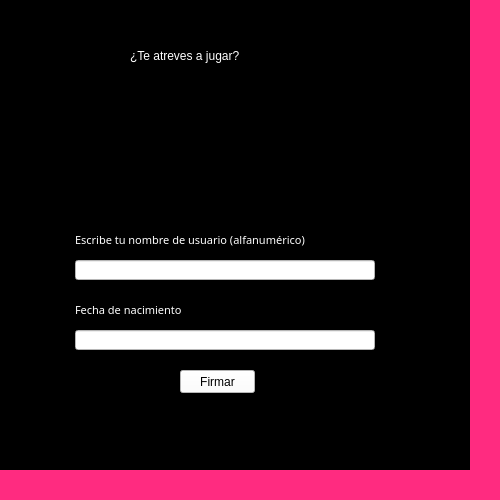
<?xml version="1.0" encoding="UTF-8"?>
<ui version="4.0">
 <class>MainWindow</class>
 <widget class="QMainWindow" name="MainWindow">
  <property name="geometry">
   <rect>
    <x>0</x>
    <y>0</y>
    <width>500</width>
    <height>500</height>
   </rect>
  </property>
  <property name="minimumSize">
   <size>
    <width>500</width>
    <height>500</height>
   </size>
  </property>
  <property name="maximumSize">
   <size>
    <width>500</width>
    <height>511</height>
   </size>
  </property>
  <property name="windowTitle">
   <string>MainWindow</string>
  </property>
  <property name="styleSheet">
   <string notr="true">background-color: rgb(255, 43, 128);</string>
  </property>
  <widget class="QWidget" name="centralwidget">
   <property name="enabled">
    <bool>true</bool>
   </property>
   <property name="minimumSize">
    <size>
     <width>470</width>
     <height>470</height>
    </size>
   </property>
   <property name="maximumSize">
    <size>
     <width>470</width>
     <height>470</height>
    </size>
   </property>
   <property name="styleSheet">
    <string notr="true">background-color: rgb(0, 0, 0);</string>
   </property>
   <widget class="QLabel" name="label">
    <property name="geometry">
     <rect>
      <x>50</x>
      <y>110</y>
      <width>371</width>
      <height>71</height>
     </rect>
    </property>
    <property name="text">
     <string/>
    </property>
    <property name="pixmap">
     <pixmap>Sprites/Logos/logo_fondo _negro.png</pixmap>
    </property>
    <property name="scaledContents">
     <bool>true</bool>
    </property>
   </widget>
   <widget class="QLabel" name="label_2">
    <property name="geometry">
     <rect>
      <x>75</x>
      <y>230</y>
      <width>321</width>
      <height>20</height>
     </rect>
    </property>
    <property name="font">
     <font>
      <family>MS Reference Sans Serif</family>
      <pointsize>8</pointsize>
      <weight>50</weight>
      <italic>false</italic>
      <bold>false</bold>
     </font>
    </property>
    <property name="styleSheet">
     <string notr="true">color: rgb(255, 255, 255);
font: 8pt &quot;MS Reference Sans Serif&quot;;</string>
    </property>
    <property name="text">
     <string>Escribe tu nombre de usuario (alfanumérico)</string>
    </property>
   </widget>
   <widget class="QLineEdit" name="edit_nombre">
    <property name="geometry">
     <rect>
      <x>75</x>
      <y>260</y>
      <width>300</width>
      <height>20</height>
     </rect>
    </property>
    <property name="styleSheet">
     <string notr="true">color: rgb(0, 0, 0);
background-color: rgb(255, 255, 255);</string>
    </property>
   </widget>
   <widget class="QLabel" name="label_3">
    <property name="geometry">
     <rect>
      <x>75</x>
      <y>300</y>
      <width>321</width>
      <height>20</height>
     </rect>
    </property>
    <property name="font">
     <font>
      <family>MS Reference Sans Serif</family>
      <pointsize>8</pointsize>
      <weight>50</weight>
      <italic>false</italic>
      <bold>false</bold>
     </font>
    </property>
    <property name="styleSheet">
     <string notr="true">color: rgb(255, 255, 255);
font: 8pt &quot;MS Reference Sans Serif&quot;;</string>
    </property>
    <property name="text">
     <string>Fecha de nacimiento</string>
    </property>
   </widget>
   <widget class="QLineEdit" name="edit_fecha">
    <property name="geometry">
     <rect>
      <x>75</x>
      <y>330</y>
      <width>300</width>
      <height>20</height>
     </rect>
    </property>
    <property name="styleSheet">
     <string notr="true">color: rgb(0, 0, 0);
background-color: rgb(255, 255, 255);</string>
    </property>
    <property name="text">
     <string/>
    </property>
   </widget>
   <widget class="QPushButton" name="ingresar_button">
    <property name="geometry">
     <rect>
      <x>180</x>
      <y>370</y>
      <width>75</width>
      <height>23</height>
     </rect>
    </property>
    <property name="styleSheet">
     <string notr="true">background-color: rgb(255, 255, 255);</string>
    </property>
    <property name="text">
     <string>Firmar</string>
    </property>
   </widget>
   <widget class="QLabel" name="label_4">
    <property name="geometry">
     <rect>
      <x>180</x>
      <y>410</y>
      <width>81</width>
      <height>41</height>
     </rect>
    </property>
    <property name="text">
     <string/>
    </property>
    <property name="pixmap">
     <pixmap>Sprites/Decoraciones/tarjeta.png</pixmap>
    </property>
    <property name="scaledContents">
     <bool>true</bool>
    </property>
   </widget>
   <widget class="QLabel" name="label_5">
    <property name="geometry">
     <rect>
      <x>130</x>
      <y>30</y>
      <width>221</width>
      <height>51</height>
     </rect>
    </property>
    <property name="styleSheet">
     <string notr="true">color: rgb(255, 255, 255);
font: 75 12pt &quot;Segoe Print&quot;;</string>
    </property>
    <property name="text">
     <string>¿Te atreves a jugar?</string>
    </property>
   </widget>
  </widget>
  <widget class="QMenuBar" name="menubar">
   <property name="geometry">
    <rect>
     <x>0</x>
     <y>0</y>
     <width>500</width>
     <height>21</height>
    </rect>
   </property>
  </widget>
  <widget class="QStatusBar" name="statusbar"/>
 </widget>
 <resources/>
 <connections/>
</ui>
